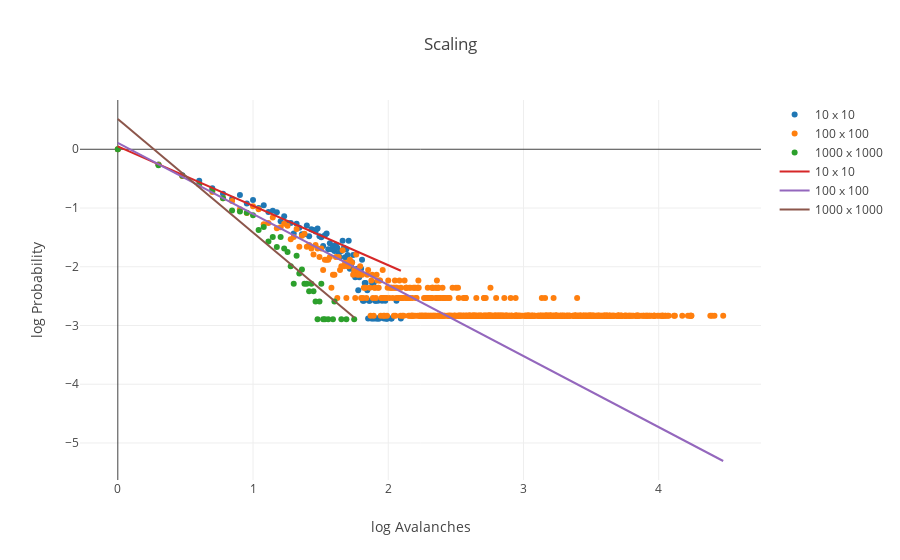

The code cell stored with this chart in its notebook:
### Markdown cell above
Large number of avalanches (see 100x100) seem to skew the fit a bit. We will redo the fit where we restrict the number of avalanches to $<log(1.5)$.

### Code cell
alpha1, const1 = np.polyfit(logaval1[logaval1 < 1.5], logprop1[logaval1 < 1.5], 1)
alpha2, const2 = np.polyfit(logaval2[logaval2 < 1.5], logprop2[logaval2 < 1.5], 1)
alpha3, const3 = np.polyfit(logaval3[logaval3 < 1.5], logprop3[logaval3 < 1.5], 1)

layout = go.Layout(
    title='Scaling',
    xaxis=dict(title='log Avalanches'),
    yaxis=dict(title='log Probability'),
)

figure = go.Figure([
    go.Scatter(x=logaval1, y=logprop1, mode='markers', name=f'{h1.shape[1]} x {h1.shape[2]}'),
    go.Scatter(x=logaval2, y=logprop2, mode='markers', name=f'{h2.shape[1]} x {h2.shape[2]}'),
    go.Scatter(x=logaval3, y=logprop3, mode='markers', name=f'{h3.shape[1]} x {h3.shape[2]}'),
    go.Scatter(x=logaval1, y=const1 + alpha1 * logaval1, mode='lines', name=f'{h1.shape[1]} x {h1.shape[2]}'),
    go.Scatter(x=logaval2, y=const2 + alpha2 * logaval2, mode='lines', name=f'{h2.shape[1]} x {h2.shape[2]}'),
    go.Scatter(x=logaval3, y=const3 + alpha3 * logaval3, mode='lines', name=f'{h3.shape[1]} x {h3.shape[2]}'),
], layout)

py.iplot(figure)
